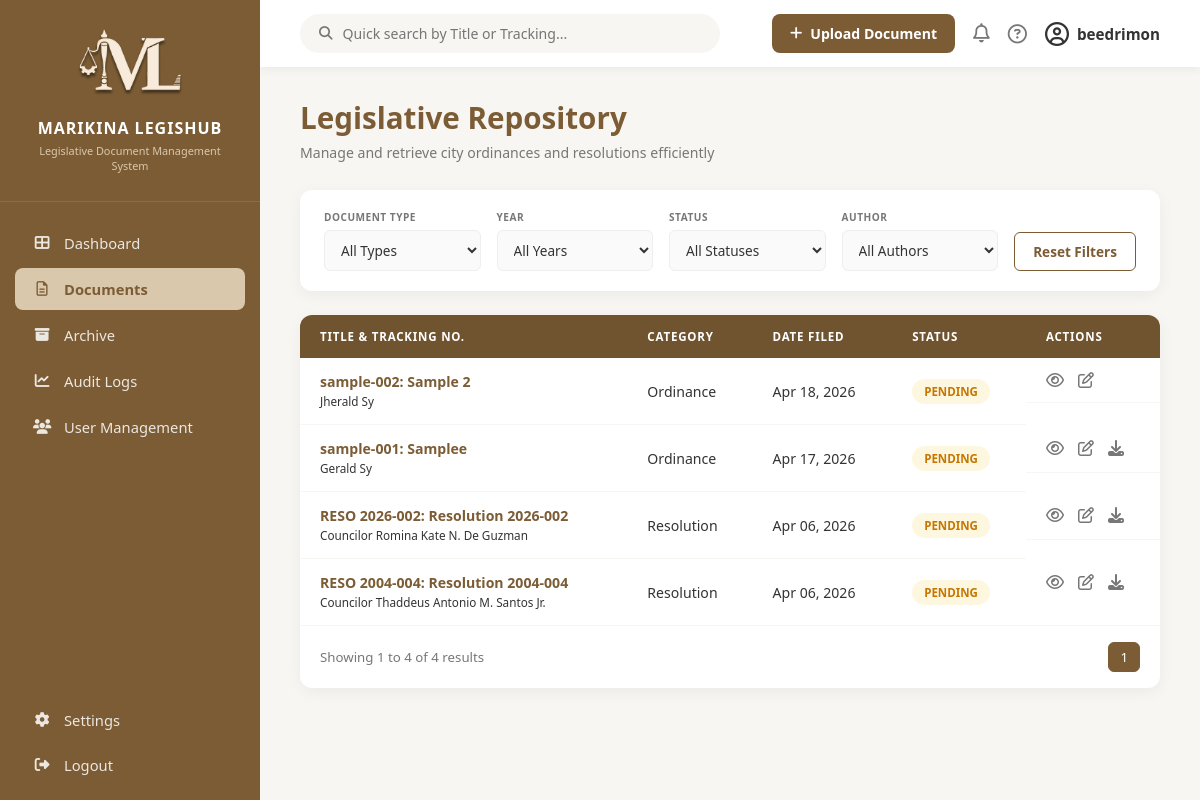
Page /documents/ (signed in) on the committed database.
### core/models.py (models this page shows, shortened)
class LegislativeDocument(models.Model):
    DOCUMENT_TYPES = [
        ('Ordinance', 'Ordinance'),
        ('Resolution', 'Resolution'),
    ]
    STATUS_CHOICES = [
        ('Active', 'Active'),
        ('Pending', 'Pending'),
        ('Archived', 'Archived'),
    ]
    VISIBILITY_CHOICES = [
        ('Public Access', 'Public Access'),
        ('Internal Only', 'Internal Only'),
    ]
    title = models.CharField(max_length=255)
    document_number = models.CharField(max_length=100, unique=True)
    doc_type = models.CharField(max_length=50, choices=DOCUMENT_TYPES)
    year = models.IntegerField()
    date_enacted = models.DateField(null=True, blank=True)
    sponsor = models.CharField(max_length=255, null=True, blank=True)
    visibility = models.CharField(max_length=50, choices=VISIBILITY_CHOICES, default='Public Access')
    keywords = models.CharField(max_length=255, null=True, blank=True)
    physical_storage = models.CharField(max_length=255, null=True, blank=True)
    status = models.CharField(max_length=50, choices=STATUS_CHOICES, default='Pending')
    date_filed = models.DateField(auto_now_add=True)
    file_attachment = models.FileField(upload_to='documents/', null=True, blank=True)
    uploaded_by = models.ForeignKey(User, on_delete=models.SET_NULL, null=True, related_name='documents')

### core/views.py (the view)
# urls.py: path('documents/', views.documents_view, name='documents'),
@login_required(login_url='login')
def documents_view(request):
    doc_list = LegislativeDocument.objects.all().order_by('-date_filed')
    search_query = request.GET.get('q', '')
    doc_type = request.GET.get('doc_type', '')
    year = request.GET.get('year', '')
    status = request.GET.get('status', '')
    author = request.GET.get('author', '')
    if search_query:
        doc_list = doc_list.filter(
            Q(title__icontains=search_query) |
            Q(document_number__icontains=search_query)
        )
    if doc_type:
        doc_list = doc_list.filter(doc_type=doc_type)
    if year:
        doc_list = doc_list.filter(year=year)
    if status:
        doc_list = doc_list.filter(status=status)
    if author:
        doc_list = doc_list.filter(sponsor__icontains=author)
    available_years = LegislativeDocument.objects.values_list('year', flat=True).distinct().order_by('-year')
    available_authors = LegislativeDocument.objects.exclude(sponsor__isnull=True).exclude(sponsor__exact='').values_list('sponsor', flat=True).distinct().order_by('sponsor')
    total_records = doc_list.count()
    paginator = Paginator(doc_list, 10)
    page_number = request.GET.get('page')
    documents = paginator.get_page(page_number)
    context = {
        'documents': documents,
        'total_records': total_records,
        'available_years': available_years,
        'available_authors': available_authors,
        'current_filters': request.GET, # Pass the current URL parameters back to the HTML
    }
    return render(request, 'documents.html', context)

### core/templates/documents.html (shortened to what this page needs)
{% load static %}
<!DOCTYPE html>
<html lang="en">
<head>
    <link rel="stylesheet" href="https://cdnjs.cloudflare.com/ajax/libs/font-awesome/6.4.0/css/all.min.css">
    <link rel="stylesheet" href="{% static 'css/main.css' %}">
</head>
<body>
    <nav class="sidebar">
        <div class="sidebar-logo">
            <a href="{% url 'dashboard' %}" style="text-decoration: none; color: inherit;">
            <img src="{% static 'images/legishub-logo-light.png' %}" alt="Logo">
            <h2>MARIKINA LEGISHUB</h2>
            <p>Legislative Document Management System</p>
            </a>
        </div>
        <ul class="nav-links">
            <li><a href="{% url 'dashboard' %}"><i class="fa-solid fa-table-cells-large"></i> Dashboard</a></li>
            <li><a href="{% url 'documents' %}" class="active"><i class="fa-regular fa-file-lines"></i> Documents</a></li>
            <li><a href="{% url 'archive' %}"><i class="fa-solid fa-box-archive"></i> Archive</a></li>
            <li><a href="{% url 'audit_logs' %}"><i class="fa-solid fa-chart-line"></i> Audit Logs</a></li>
            <li><a href="{% url 'user_management' %}"><i class="fa-solid fa-users"></i> User Management</a></li>
            <li class="settings-link"><a href="{% url 'general_info' %}"><i class="fa-solid fa-gear"></i> Settings</a></li>
            <li class="logout-link"><a href="{% url 'logout' %}"><i class="fa-solid fa-right-from-bracket"></i>Logout</a></li>
        </ul>
    </nav>
    <main class="main-content">
        <form id="filterForm" method="GET" action="{% url 'documents' %}">
            <header class="top-header">
                <div class="search-bar">
                    <i class="fa-solid fa-magnifying-glass"></i>
                    <input type="text" name="q" value="{{ current_filters.q }}"
                        placeholder="Quick search by Title or Tracking...">
                </div>
                <div class="header-actions">
                    <button type="button" class="btn-upload trigger-modal"><i class="fa-solid fa-plus"></i> Upload
                        Document</button>
                    <div class="notification-wrapper">
                        <i class="fa-regular fa-bell" id="notifBell" style="cursor: pointer; font-size: 1.2rem;"></i>
                    </div>
                    <i class="fa-regular fa-circle-question" title="Help"></i>
                    <div class="profile">
                        <i class="fa-regular fa-circle-user"></i> {{ request.user.username|default:"Name" }}
                    </div>
                </div>
            </header>
            <div class="dashboard-body">
                 <div class="dashboard-header-row">
                    <div class="header-text">
                        <h1>Legislative Repository</h1>
                        <p>Manage and retrieve city ordinances and resolutions efficiently</p>
                    </div>
                </div>
                <section class="filter-card">
                    <div class="filter-group">
                        <label>DOCUMENT TYPE</label>
                        <select name="doc_type" onchange="document.getElementById('filterForm').submit();">
                            <option value="">All Types</option>
                        </select>
                    </div>
                    <div class="filter-group">
                        <label>YEAR</label>
                        <select name="year" onchange="document.getElementById('filterForm').submit();">
                            <option value="">All Years</option>
                        </select>
                    </div>
                    <div class="filter-group">
                        <label>STATUS</label>
                        <select name="status" onchange="document.getElementById('filterForm').submit();">
                            <option value="">All Statuses</option>
                        </select>
                    </div>
                    <div class="filter-group">
                        <label>AUTHOR</label>
                        <select name="author" onchange="document.getElementById('filterForm').submit();">
                            <option value="">All Authors</option>
                        </select>
                    </div>
                    <a href="{% url 'documents' %}" class="btn-reset"
                        style="text-decoration: none; display: inline-flex; align-items: center; justify-content: center;">Reset
                        Filters</a>
                </section>
                <section class="table-container">
                    <table>
                        <thead>
                            <tr>
                                <th>TITLE & TRACKING NO.</th>
                                <th>CATEGORY</th>
                                <th>DATE FILED</th>
                                <th>STATUS</th>
                                <th>ACTIONS</th>
                            </tr>
                        </thead>
                        <tbody>
                            {% for doc in documents %}
                            <tr>
                                <td>
                                    <strong>{{ doc.document_number }}: {{ doc.title }}</strong><br>
                                    <small>{{ doc.sponsor|default:"No Sponsor Listed" }}</small>
                                </td>
                                <td>{{ doc.doc_type }}</td>
                                <td>{{ doc.date_filed|date:"M d, Y" }}</td>
                                <td><span class="badge {{ doc.status|lower }}">{{ doc.status|upper }}</span></td>
                                <td class="action-icons">
                                    <i class="fa-regular fa-eye trigger-view" title="View Document"
                                        style="cursor: pointer;" data-number="{{ doc.document_number }}"
                                        data-title="{{ doc.title }}" data-type="{{ doc.doc_type }}"
                                        data-year="{{ doc.year }}" data-date="{{ doc.date_filed|date:'M d, Y' }}"
                                        data-sponsor="{{ doc.sponsor|default:'No Sponsor Listed' }}"
                                        data-keywords="{{ doc.keywords|default:'None' }}" {% if doc.file_attachment %}
                                        data-file="{{ doc.file_attachment.url }}" {% endif %}></i>
                                    <i class="fa-regular fa-pen-to-square trigger-edit" title="Edit Record"
                                        style="cursor: pointer;" data-id="{{ doc.id }}"
                                        data-number="{{ doc.document_number }}" data-title="{{ doc.title }}"
                                        data-type="{{ doc.doc_type }}" data-year="{{ doc.year }}"
                                        data-date="{% if doc.date_enacted %}{{ doc.date_enacted|date:'Y-m-d' }}{% endif %}"
                                        {% if doc.file_attachment %}data-file="{{ doc.file_attachment.name }}" {% endif %}></i>
                                    {% if doc.file_attachment %}
                                    <a href="{{ doc.file_attachment.url }}" download
                                        style="text-decoration: none; color: inherit;">
                                        <i class="fa-solid fa-download" title="Download PDF"></i>
                                    </a>
                                    {% endif %}
                                </td>
                            </tr>
                            {% empty %}
                            <tr>
                                <td colspan="5" style="text-align: center; padding: 20px;">No legislative documents
                                    found in
                                    the repository.</td>
                            </tr>
                            {% endfor %}
                        </tbody>
                    </table>
                    <div class="pagination">
                        <span>
                            {% if total_records > 0 %}
                            Showing {{ documents.start_index }} to {{ documents.end_index }} of {{ total_records }}
                            results
                            {% else %}
                            No results to display
                            {% endif %}
                        </span>
                        <div class="page-numbers">
                            {% for num in documents.paginator.page_range %}
                            {% if documents.number == num %}
                            <button type="button" class="active">{{ num }}</button>
                            {% else %}
                            <button type="button" onclick="goToPage('{{ num }}')">{{ num }}</button>
                            {% endif %}
                            {% endfor %}
                        </div>
                    </div>
                </section>
            </div>
        </form>
    </main>
</body>
</html>

### rows in the picture
LegislativeDocument: document_number "sample-002", title "Sample 2", sponsor "Jherald Sy", doc_type "Ordinance", date_filed "Apr 18, 2026", status "PENDING"
LegislativeDocument: document_number "sample-001", title "Samplee", sponsor "Gerald Sy", doc_type "Ordinance", date_filed "Apr 17, 2026", status "PENDING"
LegislativeDocument: document_number "RESO 2026-002", title "Resolution 2026-002", sponsor "Councilor Romina Kate N. De Guzman", doc_type "Resolution", date_filed "Apr 06, 2026", status "PENDING"
LegislativeDocument: document_number "RESO 2004-004", title "Resolution 2004-004", sponsor "Councilor Thaddeus Antonio M. Santos Jr.", doc_type "Resolution", date_filed "Apr 06, 2026", status "PENDING"

### other values in the picture
{{ request.user.username|default:"Name" }} "beedrimon"
{{ documents.start_index }} "1"
{{ documents.end_index }} "4"
{{ total_records }} "4"
{{ num }} "1"
